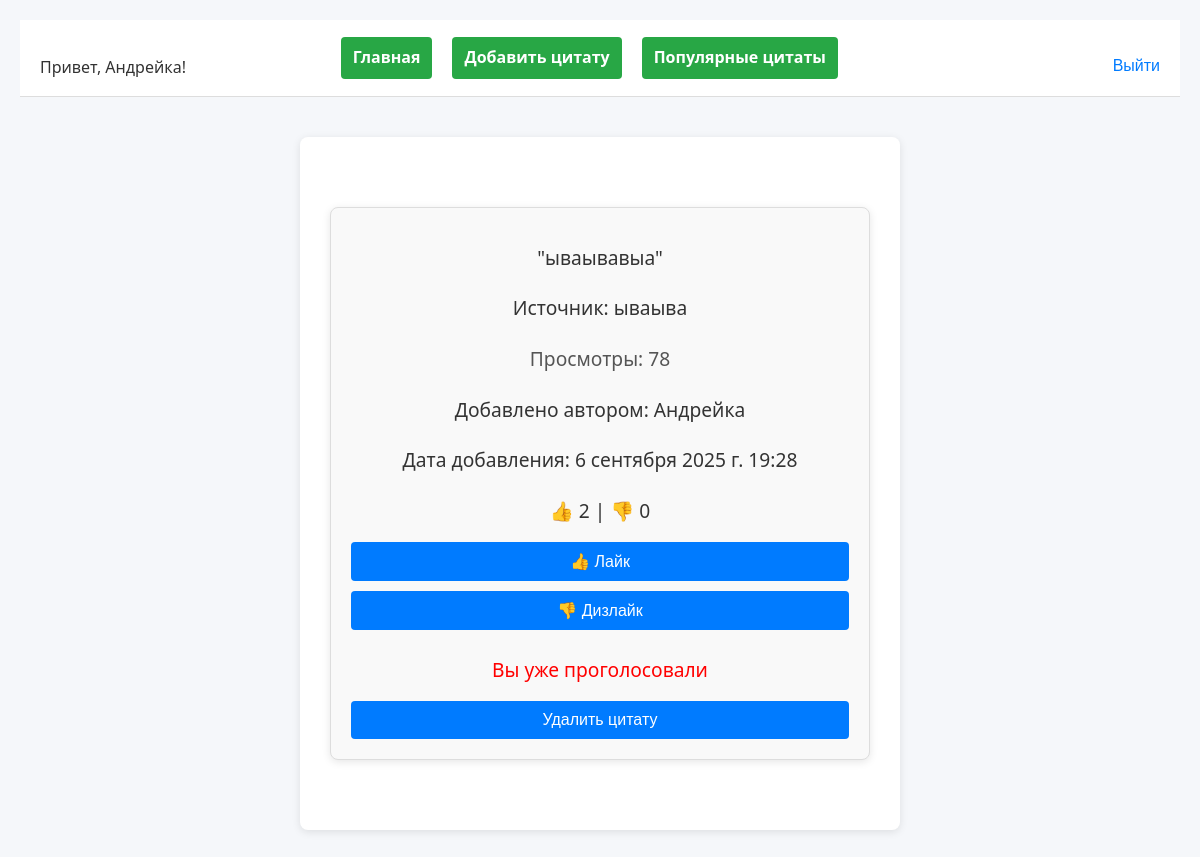
The app's page / (signed in), older data.
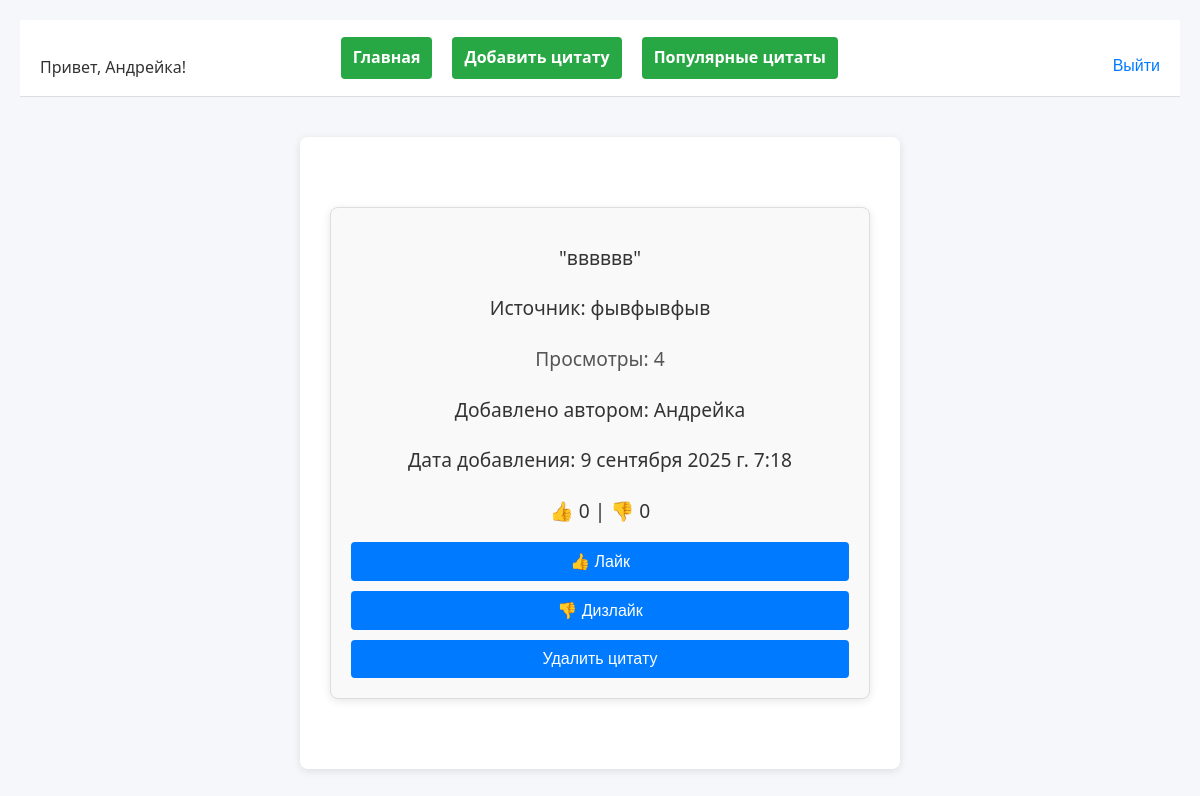
The same page, newer data.
### app_quote/models.py (models this page shows, shortened)
class Quote(models.Model):
    source = models.CharField(max_length=100)
    text = models.TextField()
    weight = models.PositiveIntegerField(default=1, verbose_name='Вес')
    author = models.ForeignKey(
        User, on_delete=models.CASCADE, verbose_name='Автор'
    )
    created_at = models.DateTimeField(auto_now_add=True)
    class Meta:
        constraints = [
            models.UniqueConstraint(
                fields=['text'],
                name='unique_text',
                violation_error_message="Цитата уже существует для этого источника"
            ),
            models.CheckConstraint(
                check=~models.Q(source=''),
                name='non_empty_source',
                violation_error_message="Источник не может быть пустым"
            ),
        ]
    def like_count(self):
        return self.votes.filter(is_like=True).count()
    def dislike_count(self):
        return self.votes.filter(is_like=False).count()

### app_quote/views.py (the view, shortened to what this page needs)
# urls.py: path('', home, name='home'),
def home(request):
    quotes = list(Quote.objects.all())
    if not quotes:
        return render(request, 'home.html', {
            'quote': None,
            'view_count': 0,
            'no_quotes_message': "Еще нет цитат.",
        })
    weights = [q.weight for q in quotes]
    selected_quote = random.choices(quotes, weights=weights, k=1)[0]
    view_counter, created = ViewCounter.objects.get_or_create(
        quote=selected_quote)
    view_counter.count += 1
    view_counter.save()
    context = {
        'quote': selected_quote,
        'view_count': view_counter.count,
        'author': selected_quote.author.username,
        'create_at': selected_quote.created_at,
        'user_vote': None,
        'has_voted': False,
    }
    context.update({
        'like_count': selected_quote.like_count(),
        'dislike_count': selected_quote.dislike_count(),
    })
    if request.user.is_authenticated:
        try:
            user_vote = Vote.objects.get(
                user=request.user, quote=selected_quote)
            context['user_vote'] = user_vote.is_like
            context['has_voted'] = True
        except Vote.DoesNotExist:
            pass
    return render(request, 'home.html', context)

### app_quote/templates/home.html (shortened to what this page needs)
{% extends "base.html" %}
{% block content %}
  <div class="quote-card">
    {% if no_quotes_message %}
      <p>{{ no_quotes_message }}</p>
    {% else %}
      <p>"{{ quote.text }}"</p>
      <p>Источник: {{ quote.source }}</p>
      <p class="views">Просмотры: {{ view_count }}</p>
      <p class="author">Добавлено автором: {{ author }}</p>
      <p class="time">Дата добавления: {{ create_at }}</p>
      <p>
        👍 <span id="like-count">{{ like_count }}</span> |
        👎 <span id="dislike-count">{{ dislike_count }}</span>
      </p>
      {% if user.is_authenticated %}
        <form id="vote-form" method="post">
          <button
            type="submit"
            class="vote-btn"
            data-vote="like"
            {% if has_voted and user_vote %}disabled{% endif %}
          >
            👍 Лайк
          </button>
          <button
            type="submit"
            class="vote-btn"
            data-vote="dislike"
          >
            👎 Дизлайк
          </button>
        </form>
      {% endif %}
      {% if has_voted %}
        <p style="color: red;">Вы уже проголосовали</p>
      {% endif %}
      {% if user.is_authenticated and user == quote.author %}
        <form action="{% url 'delete_quote' quote.id %}" method="post">
          <button
            type="submit"
            onclick="return confirm('Вы уверены, что хотите удалить эту цитату?')"
          >
            Удалить цитату
          </button>
        </form>
      {% endif %}
    {% endif %}
  </div>
{% endblock %}

Row changes from the older to the newer data that the page shows:
removed Quote: text "ываывавыа", source "ываыва", created_at "6 сентября 2025 г. 19:28"
added Quote: text "вввввв", source "фывфывфыв", created_at "9 сентября 2025 г. 7:18"
Text that changed along with them:
{{ view_count }}: "78" → "4"
{{ like_count }}: "2" → "0"
text no longer shown: "Вы уже проголосовали"
